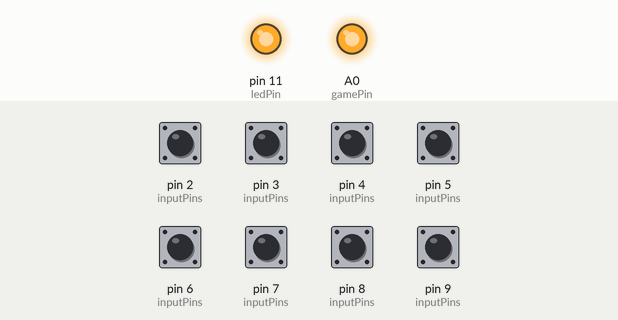
The program below on a simulated Arduino Nano, built with avr-gcc and run on an emulated ATmega328P. On the bench: output pins drawn as LEDs (lit = HIGH). The inputs (shaded band) are chosen by the test bench; at power-on: pin 2 (inputPins), pin 3 (inputPins), pin 4 (inputPins), pin 5 (inputPins), pin 6 (inputPins), pin 7 (inputPins), pin 8 (inputPins), pin 9 (inputPins) HIGH. What the program prints to the serial monitor is not drawn.

Above: at 1.2 s.
1.3 s: pin 2 (inputPins) pulled LOW for 0.15 s
2.9 s: pin 7 (inputPins) pulled LOW for 0.15 s
Timing chart, 0 to 5.9 s (numbered marks = the images above; inputs shaded):
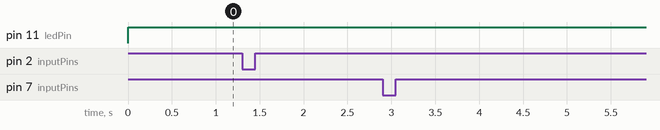

Measured:
- after the input at 1.3 s, every drawn part: stays the same
- after the input at 2.9 s, every drawn part: stays the same

The program:

main.cpp
```cpp
#include <Arduino.h>

#define DEBUG

// CONSTANTS
// All Inputs sorted out for easyer debugging
const int north = 2;     //0
const int northEast = 3; //1
const int east = 4;      //2
const int southEast = 5; //3
const int south = 6;     //4
const int southWest = 7; //5
const int west = 8;      //6
const int northWest = 9; //7

// Possible "inputs" that the player can press
const int numInputs = 8;
// What pins connected (make the other wire a common ground)
int inputPins[numInputs] = {
    north,
    northEast,
    east,
    southEast,
    south,
    southWest,
    west,
    northWest,
};
// Define the number of steps in the sequence that the player must follow
const byte numSteps = 9;
// <Code nog invullen>
int steps[numSteps] = {5, 2, 4, 1, 7, 6, 2, 3, 0};

// This pin will be driven LOW to give a complete puls when puzzle is solved
const byte gamePin = A0;
const byte ledPin = 11;

// GLOBALS
// Assume the default state of each switch is HIGH.
bool lastInputState[] = {HIGH, HIGH, HIGH, HIGH, HIGH, HIGH, HIGH, HIGH};

// What step of the sequence is the player currently on?
int currentStep = 0;

unsigned long lastDebounceTime = 0;
unsigned long debounceDelay = 50;

void setup()
{
  for (int i = 0; i < numInputs; i++)
  {
    pinMode(inputPins[i], INPUT_PULLUP);
  }

  // Set the lock pin as output and secure the lock
  pinMode(gamePin, OUTPUT);
  digitalWrite(gamePin, HIGH);
  // Set Lights on
  pinMode(ledPin, OUTPUT);
  // digitalWrite(ledPin, HIGH);

#ifdef DEBUG
  Serial.begin(9600);
  Serial.println(F("Serial communication started"));
#endif
}

void ledPulse(){
    for (int brightness = 0; brightness < 255; brightness++) {
      analogWrite(ledPin, brightness);
      delay(5);
    }
    // fade the LED on ledPin from brithstest to off:
    for (int brightness = 255; brightness >= 0; brightness--) {
      analogWrite(ledPin, brightness);
      delay(5);
    }
}

void onSolve()
{

#ifdef DEBUG
  Serial.println(F("Puzzle Solved!"));
#endif

  // Release the lock
  digitalWrite(gamePin, LOW);
  digitalWrite(ledPin, LOW);
  ledPulse();
}

void wrongSequence(){
  digitalWrite(ledPin, LOW);
  delay(150);
  digitalWrite(ledPin, HIGH);
  delay(150);
  digitalWrite(ledPin, LOW);
  delay(150);
  digitalWrite(ledPin, HIGH);
}

void loop()
{
  // Check that we've waited at least "debounceDelay" since last input
  if ((millis() - lastDebounceTime) > debounceDelay)
  {
    // Loop through all the inputs
    for (int i = 0; i < numInputs; i++)
    {
      int currentInputState = digitalRead(inputPins[i]);

      // If the input has changed, reset the debounce timer
      if (currentInputState != lastInputState[i])
      {
        lastDebounceTime = millis();
      }

      // If the input is currently being pressed (and wasn't before)
      if (currentInputState == LOW && lastInputState[i] == HIGH)
      {
        // Was this the correct input for this step of the sequence?
        if (steps[currentStep] == i)
        {
          currentStep += 1;

#ifdef DEBUG
          Serial.print(F("Correct input! Onto step #"));
          Serial.println(currentStep);
#endif
        }
        // Incorrect input!
        else
        {
          currentStep = 0;
          Serial.println(F("Incorrect input! Back to the beginning!"));
          // wrongSequence();
        }
      }

      // Update the stored value for this input
      lastInputState[i] = currentInputState;
    }
  }

  // Check whether the puzzle has been solved
  if (currentStep == numSteps)
  {
    onSolve();
  }
  else
  {
    analogWrite(ledPin, 255);
  }
}
```
